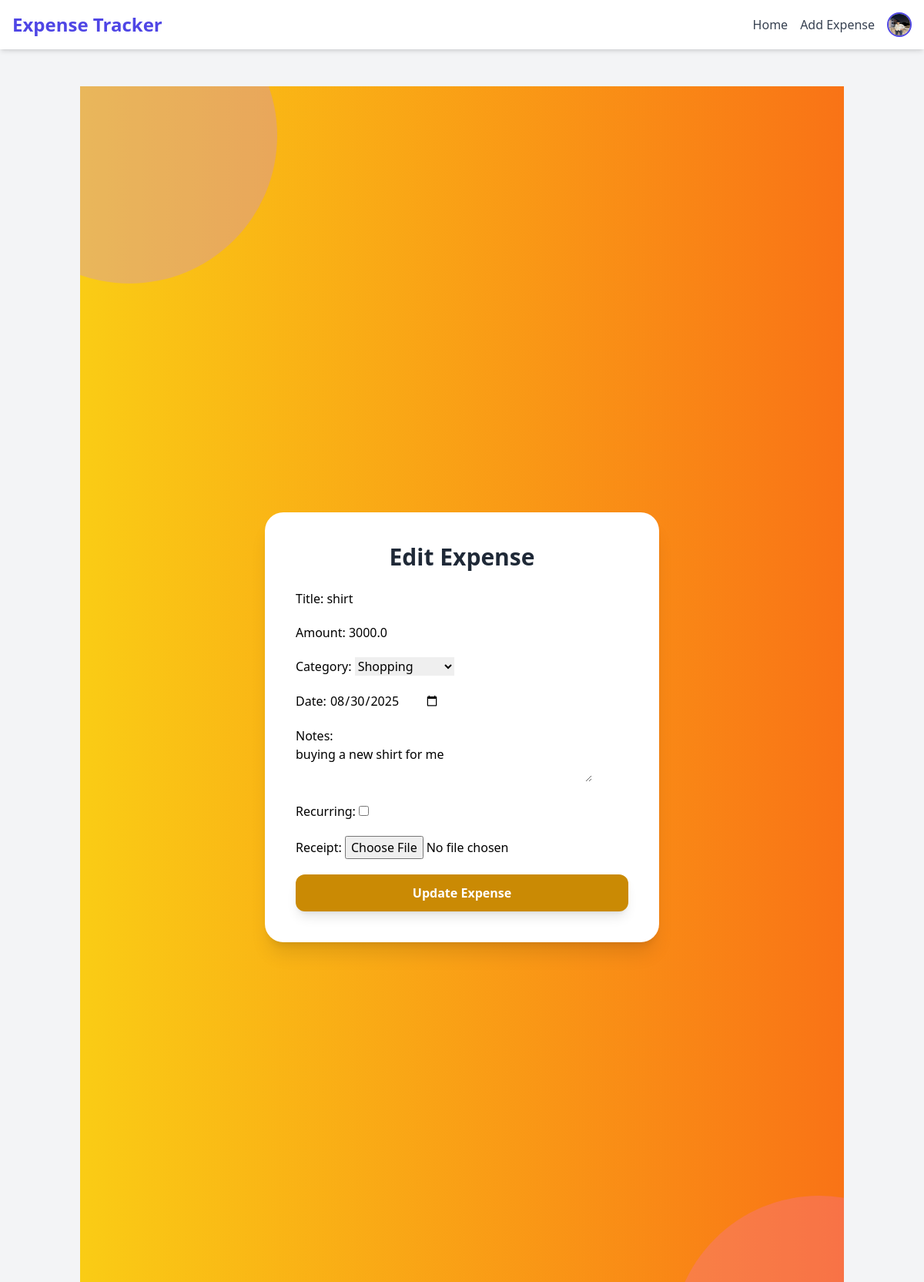
The app's page /edit/1/ (signed in) with its own data.
### tracker/models.py (models this page shows, shortened)
class UserProfile(models.Model):
    user = models.OneToOneField(User, on_delete=models.CASCADE)
    budget = models.FloatField(default=0)
    profile_picture = models.ImageField(upload_to='profiles/', blank=True, null=True)
    bio = models.TextField(blank=True, null=True)

class Expense(models.Model):
    user = models.ForeignKey(User, on_delete=models.CASCADE)
    title = models.CharField(max_length=100)
    amount = models.FloatField()
    category = models.ForeignKey(Category, on_delete=models.SET_NULL, null=True)
    date = models.DateField(default=timezone.now)
    notes = models.TextField(blank=True)
    recurring = models.BooleanField(default=False)
    receipt = models.ImageField(upload_to='receipts/', blank=True, null=True)
    bio = models.TextField(blank=True, null=True)

### tracker/views.py (the view)
# urls.py: path('edit/<int:expense_id>/', views.edit_expense, name='edit_expense'), # Edit
@login_required
def edit_expense(request, expense_id):
    expense = get_object_or_404(Expense, id=expense_id, user=request.user)
    if request.method == "POST":
        form = ExpenseForm(request.POST, request.FILES, instance=expense)
        if form.is_valid():
            form.save()
            messages.success(request, "Expense updated!")
            return redirect("home")
    else:
        form = ExpenseForm(instance=expense)
    return render(request, "tracker/edit_expense.html", {"form": form})

### tracker/forms.py
class ExpenseForm(forms.ModelForm):
    date = forms.DateField(widget=forms.DateInput(attrs={'type': 'date'}))
    recurring = forms.BooleanField(required=False, initial=False)
    class Meta:
        model = Expense
        fields = ["title", "amount", "category", "date", "notes", "recurring", "receipt"]
        widgets = {
            'title': forms.TextInput(attrs={'placeholder': 'Expense title'}),
            'amount': forms.NumberInput(attrs={'placeholder': 'Amount'}),
            'notes': forms.Textarea(attrs={'placeholder': 'Notes', 'rows': 2}),
            'category': forms.Select()
        }

### tracker/models.py (called while the page is built)
    def __str__(self):
        return self.name

### tracker/templates/tracker/edit_expense.html (shortened to what this page needs)
{% extends "tracker/base.html" %}
{% block content %}
<div class="relative min-h-screen flex items-center justify-center bg-gradient-to-r from-yellow-400 to-orange-500 overflow-hidden">
    <div class="absolute -top-32 -left-32 w-96 h-96 bg-purple-400 rounded-full opacity-30 animate-pulse-slow"></div>
    <div class="absolute -bottom-40 -right-40 w-96 h-96 bg-pink-400 rounded-full opacity-30 animate-pulse-slow"></div>
    <div class="relative z-10 w-full max-w-lg bg-white rounded-3xl shadow-xl p-10 animate-fadeIn">
        <h2 class="text-3xl font-bold text-gray-800 mb-6 animate-bounce text-center">Edit Expense</h2>
        <form method="POST" enctype="multipart/form-data" class="space-y-5">
            {{ form.as_p }}
            <button type="submit"
                class="w-full bg-yellow-600 text-white font-bold py-3 rounded-xl shadow-lg hover:bg-yellow-700 hover:scale-105 transition transform duration-300">
                Update Expense
            </button>
        </form>
    </div>
</div>
{% endblock %}

### tracker/templates/tracker/base.html (shortened to what this page needs)
<!DOCTYPE html>
<html lang="en" x-data>
<head>
    <script src="https://cdn.tailwindcss.com"></script>
</head>
<body class="bg-gray-100 font-sans min-h-screen flex flex-col">
    <nav class="bg-white shadow-md p-4 flex justify-between items-center sticky top-0 z-50">
        <h1 class="text-2xl font-bold text-indigo-600 animate-pulse">Expense Tracker</h1>
        <div class="flex items-center space-x-4">
            {% if user.is_authenticated %}
                <a href="{% url 'home' %}" class="text-gray-700 hover:text-indigo-600 transition">Home</a>
                <a href="{% url 'add_expense' %}" class="text-gray-700 hover:text-indigo-600 transition">Add Expense</a>
                <div x-data="{ open: false }" class="relative">
                    {% if user.userprofile.profile_picture %}
                        <img src="{{ user.userprofile.profile_picture.url }}"
                             @click="open = !open"
                             class="w-8 h-8 rounded-full border-2 border-indigo-600 cursor-pointer"
                             alt="Profile">
                    {% else %}
                        <div @click="open = !open"
                             class="w-8 h-8 rounded-full bg-indigo-600 text-white flex items-center justify-center font-bold cursor-pointer">
                            {{ user.username|slice:":1"|upper }}
                        </div>
                    {% endif %}
                </div>
            {% else %}
                <a href="{% url 'login' %}" class="text-gray-700 hover:text-indigo-600 transition">Login</a>
                <a href="{% url 'register' %}" class="text-gray-700 hover:text-indigo-600 transition">Register</a>
            {% endif %}
        </div>
    </nav>
    <main class="flex-grow container mx-auto px-4 py-8">
        {% block content %}{% endblock %}
    </main>
</body>
</html>

### records on screen
Expense: title "shirt", amount "3000.0", category "Shopping", date "08/30/2025", notes "buying a new shirt for me"
